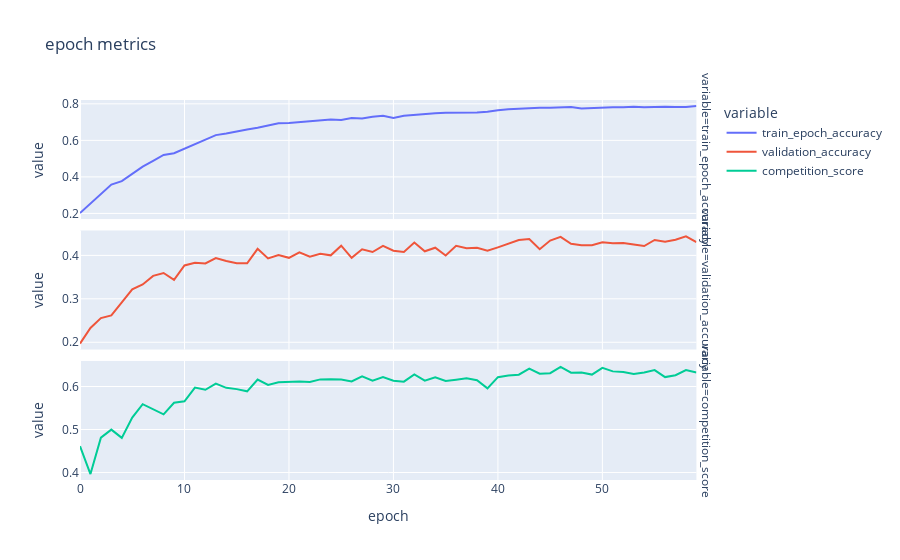
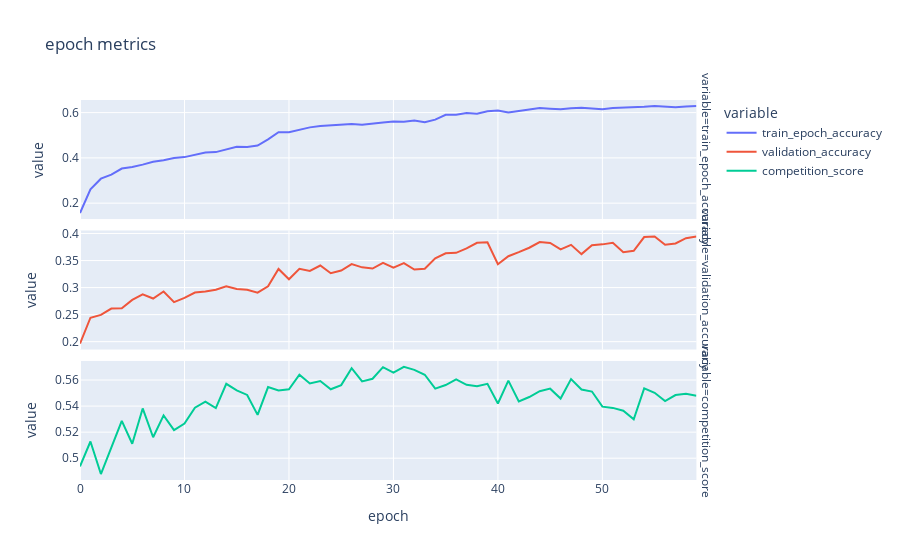
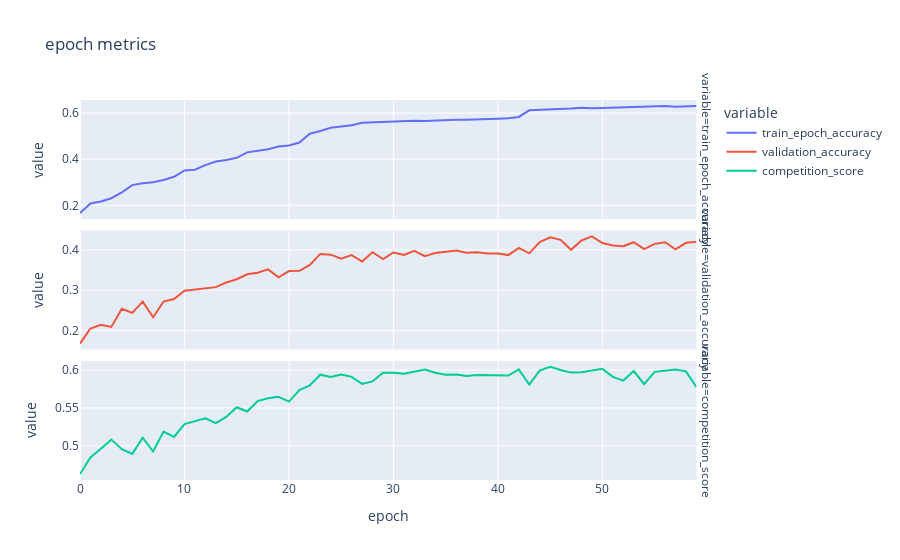
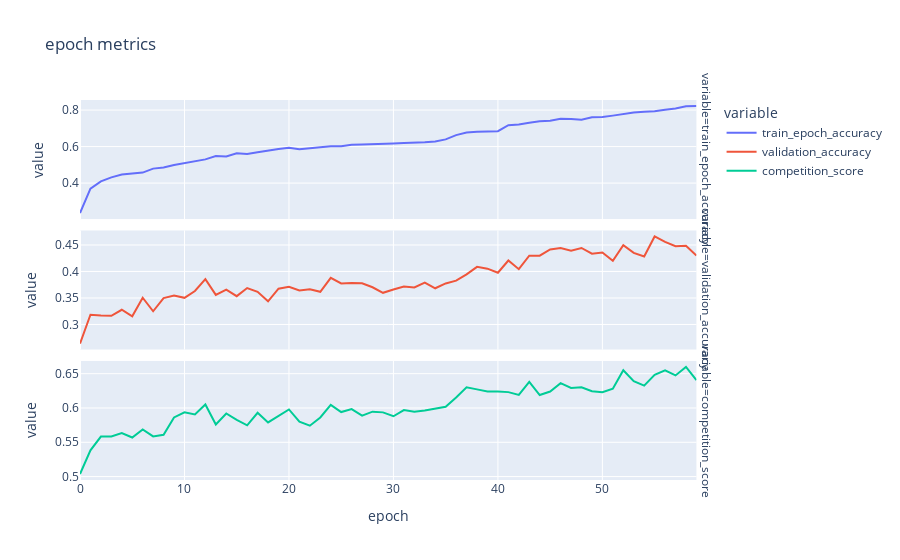

Notebook source saved alongside these figures, in order:
### Markdown cell above
## Cross validation training

### Code cell
fold_patterns = join(dataset_path, "preprocessed_dataset", "fold*")
fold_pths = glob(fold_patterns)[:NB_CROSS_VALIDATIONS]
all_training_metrics = {}

for fold_idx, fold_pth in enumerate(fold_pths):
    print("training:", fold_idx + 1)
    train_dataset = CMIDataset(fold_pth, "train")
    train_data_loader = DL(train_dataset, BATCH_SIZE, shuffle=True)
    validation_dataset = CMIDataset(fold_pth, "validation")
    validation_data_loader = DL(validation_dataset, BATCH_SIZE, shuffle=False)
    _, training_metrics, _ = mk_model_and_fit(train_data_loader, validation_data_loader)
    all_training_metrics["fold_" + str(fold_idx)] = training_metrics
    plt_validation_split_training_metrics(training_metrics)
    print("=========================")

if NB_CROSS_VALIDATIONS:
    all_training_metrics = pd.concat(all_training_metrics)

### Figure 1 — Plotly figure (JSON) as saved in the notebook; plotly's stock layout.template omitted (floating-point values rounded to 4 significant figures)
{"data": [{"hovertemplate": "variable=train_epoch_accuracy<br>epoch=%{x}<br>value=%{y}<extra></extra>", "legendgroup": "train_epoch_accuracy", "line": {"color": "#636efa", "dash": "solid"}, "marker": {"symbol": "circle"}, "mode": "lines", "name": "train_epoch_accuracy", "orientation": "v", "showlegend": true, "type": "scatter", "x": [0, 1, 2, 3, 4, 5, 6, 7, 8, 9, 10, 11, 12, 13, 14, 15, 16, 17, 18, 19, 20, 21, 22, 23, 24, 25, 26, 27, 28, 29, 30, 31, 32, 33, 34, 35, 36, 37, 38, 39, 40, 41, 42, 43, 44, 45, 46, 47, 48, 49, 50, 51, 52, 53, 54, 55, 56, 57, 58, 59], "xaxis": "x3", "y": [0.2016, 0.2524, 0.3058, 0.3578, 0.3765, 0.4151, 0.4565, 0.4882, 0.52, 0.5294, 0.5544, 0.5827, 0.604, 0.6287, 0.6377, 0.6507, 0.6599, 0.6688, 0.6808, 0.6941, 0.6955, 0.7011, 0.7069, 0.7098, 0.7148, 0.7109, 0.7228, 0.7193, 0.7292, 0.7345, 0.722, 0.7349, 0.7404, 0.7456, 0.7487, 0.7514, 0.7509, 0.7517, 0.7524, 0.7563, 0.7654, 0.7705, 0.7739, 0.7781, 0.7779, 0.779, 0.7812, 0.7824, 0.7745, 0.7777, 0.7787, 0.7812, 0.781, 0.7844, 0.7811, 0.7842, 0.7841, 0.7826, 0.783, 0.7884], "yaxis": "y3"}, {"hovertemplate": "variable=validation_accuracy<br>epoch=%{x}<br>value=%{y}<extra></extra>", "legendgroup": "validation_accuracy", "line": {"color": "#EF553B", "dash": "solid"}, "marker": {"symbol": "circle"}, "mode": "lines", "name": "validation_accuracy", "orientation": "v", "showlegend": true, "type": "scatter", "x": [0, 1, 2, 3, 4, 5, 6, 7, 8, 9, 10, 11, 12, 13, 14, 15, 16, 17, 18, 19, 20, 21, 22, 23, 24, 25, 26, 27, 28, 29, 30, 31, 32, 33, 34, 35, 36, 37, 38, 39, 40, 41, 42, 43, 44, 45, 46, 47, 48, 49, 50, 51, 52, 53, 54, 55, 56, 57, 58, 59], "xaxis": "x2", "y": [0.197, 0.2331, 0.2556, 0.2619, 0.2919, 0.322, 0.3331, 0.3529, 0.3594, 0.3438, 0.3769, 0.3828, 0.3815, 0.3936, 0.3871, 0.3821, 0.3819, 0.415, 0.3929, 0.4007, 0.3943, 0.4072, 0.3971, 0.4035, 0.4001, 0.4222, 0.3943, 0.4141, 0.4077, 0.4217, 0.4107, 0.4079, 0.4295, 0.4094, 0.4176, 0.3997, 0.4221, 0.4167, 0.4174, 0.4105, 0.4185, 0.4269, 0.4353, 0.4377, 0.4141, 0.4342, 0.4425, 0.4267, 0.4232, 0.4235, 0.4302, 0.4278, 0.4286, 0.4249, 0.4215, 0.4355, 0.4315, 0.4358, 0.4436, 0.4302], "yaxis": "y2"}, {"hovertemplate": "variable=competition_score<br>epoch=%{x}<br>value=%{y}<extra></extra>", "legendgroup": "competition_score", "line": {"color": "#00cc96", "dash": "solid"}, "marker": {"symbol": "circle"}, "mode": "lines", "name": "competition_score", "orientation": "v", "showlegend": true, "type": "scatter", "x": [0, 1, 2, 3, 4, 5, 6, 7, 8, 9, 10, 11, 12, 13, 14, 15, 16, 17, 18, 19, 20, 21, 22, 23, 24, 25, 26, 27, 28, 29, 30, 31, 32, 33, 34, 35, 36, 37, 38, 39, 40, 41, 42, 43, 44, 45, 46, 47, 48, 49, 50, 51, 52, 53, 54, 55, 56, 57, 58, 59], "xaxis": "x", "y": [0.4612, 0.3965, 0.4812, 0.4997, 0.4805, 0.5279, 0.5588, 0.5468, 0.5352, 0.5621, 0.5657, 0.5974, 0.5924, 0.6066, 0.597, 0.5939, 0.5888, 0.6163, 0.6037, 0.6097, 0.6113, 0.6119, 0.6104, 0.6165, 0.6168, 0.6161, 0.6118, 0.6239, 0.6136, 0.622, 0.6134, 0.6112, 0.628, 0.6135, 0.6216, 0.6128, 0.6158, 0.6192, 0.6146, 0.5957, 0.6218, 0.6256, 0.6275, 0.6418, 0.6297, 0.631, 0.6456, 0.632, 0.6326, 0.6277, 0.6433, 0.6352, 0.6337, 0.6291, 0.6327, 0.6382, 0.6219, 0.6263, 0.6382, 0.6326], "yaxis": "y"}], "layout": {"annotations": [{"font": {}, "showarrow": false, "text": "variable=competition_score", "textangle": 90, "x": 0.98, "xanchor": "left", "xref": "paper", "y": 0.1567, "yanchor": "middle", "yref": "paper"}, {"font": {}, "showarrow": false, "text": "variable=validation_accuracy", "textangle": 90, "x": 0.98, "xanchor": "left", "xref": "paper", "y": 0.5, "yanchor": "middle", "yref": "paper"}, {"font": {}, "showarrow": false, "text": "variable=train_epoch_accuracy", "textangle": 90, "x": 0.98, "xanchor": "left", "xref": "paper", "y": 0.8433, "yanchor": "middle", "yref": "paper"}], "legend": {"title": {"text": "variable"}, "tracegroupgap": 0}, "title": {"text": "epoch metrics"}, "xaxis": {"anchor": "y", "domain": [0, 0.98], "title": {"text": "epoch"}}, "xaxis2": {"anchor": "y2", "domain": [0, 0.98], "matches": "x", "showticklabels": false}, "xaxis3": {"anchor": "y3", "domain": [0, 0.98], "matches": "x", "showticklabels": false}, "yaxis": {"anchor": "x", "domain": [0, 0.3133], "title": {"text": "value"}}, "yaxis2": {"anchor": "x2", "domain": [0.3433, 0.6567], "title": {"text": "value"}}, "yaxis3": {"anchor": "x3", "domain": [0.6867, 1.0], "title": {"text": "value"}}}}

### Figure 2 — Plotly figure (JSON) as saved in the notebook; plotly's stock layout.template omitted (floating-point values rounded to 4 significant figures)
{"data": [{"hovertemplate": "variable=train_epoch_accuracy<br>epoch=%{x}<br>value=%{y}<extra></extra>", "legendgroup": "train_epoch_accuracy", "line": {"color": "#636efa", "dash": "solid"}, "marker": {"symbol": "circle"}, "mode": "lines", "name": "train_epoch_accuracy", "orientation": "v", "showlegend": true, "type": "scatter", "x": [0, 1, 2, 3, 4, 5, 6, 7, 8, 9, 10, 11, 12, 13, 14, 15, 16, 17, 18, 19, 20, 21, 22, 23, 24, 25, 26, 27, 28, 29, 30, 31, 32, 33, 34, 35, 36, 37, 38, 39, 40, 41, 42, 43, 44, 45, 46, 47, 48, 49, 50, 51, 52, 53, 54, 55, 56, 57, 58, 59], "xaxis": "x3", "y": [0.1561, 0.2612, 0.3082, 0.3264, 0.3531, 0.3595, 0.3702, 0.3832, 0.3897, 0.3996, 0.4034, 0.4146, 0.4234, 0.4255, 0.4377, 0.4492, 0.4486, 0.4543, 0.4821, 0.5134, 0.5138, 0.5254, 0.5348, 0.5403, 0.5434, 0.5457, 0.5492, 0.5466, 0.5526, 0.5565, 0.5603, 0.5601, 0.5649, 0.5577, 0.5689, 0.5906, 0.591, 0.598, 0.5951, 0.6059, 0.6097, 0.6003, 0.6068, 0.6124, 0.6199, 0.6173, 0.6147, 0.6191, 0.6215, 0.6184, 0.6154, 0.62, 0.621, 0.6244, 0.6255, 0.6294, 0.6251, 0.6236, 0.6266, 0.6292], "yaxis": "y3"}, {"hovertemplate": "variable=validation_accuracy<br>epoch=%{x}<br>value=%{y}<extra></extra>", "legendgroup": "validation_accuracy", "line": {"color": "#EF553B", "dash": "solid"}, "marker": {"symbol": "circle"}, "mode": "lines", "name": "validation_accuracy", "orientation": "v", "showlegend": true, "type": "scatter", "x": [0, 1, 2, 3, 4, 5, 6, 7, 8, 9, 10, 11, 12, 13, 14, 15, 16, 17, 18, 19, 20, 21, 22, 23, 24, 25, 26, 27, 28, 29, 30, 31, 32, 33, 34, 35, 36, 37, 38, 39, 40, 41, 42, 43, 44, 45, 46, 47, 48, 49, 50, 51, 52, 53, 54, 55, 56, 57, 58, 59], "xaxis": "x2", "y": [0.1965, 0.2443, 0.2495, 0.2613, 0.2619, 0.2773, 0.2874, 0.2798, 0.2928, 0.2732, 0.281, 0.2908, 0.2927, 0.296, 0.3024, 0.2974, 0.296, 0.2906, 0.3024, 0.3344, 0.3153, 0.3347, 0.3307, 0.3408, 0.3265, 0.3315, 0.3435, 0.3374, 0.3352, 0.3458, 0.337, 0.3451, 0.3333, 0.3347, 0.354, 0.3635, 0.3643, 0.3724, 0.3828, 0.3838, 0.3432, 0.358, 0.3656, 0.3737, 0.3842, 0.3824, 0.3705, 0.379, 0.3619, 0.3781, 0.3799, 0.3828, 0.3652, 0.368, 0.3935, 0.3946, 0.3794, 0.3817, 0.3914, 0.3944], "yaxis": "y2"}, {"hovertemplate": "variable=competition_score<br>epoch=%{x}<br>value=%{y}<extra></extra>", "legendgroup": "competition_score", "line": {"color": "#00cc96", "dash": "solid"}, "marker": {"symbol": "circle"}, "mode": "lines", "name": "competition_score", "orientation": "v", "showlegend": true, "type": "scatter", "x": [0, 1, 2, 3, 4, 5, 6, 7, 8, 9, 10, 11, 12, 13, 14, 15, 16, 17, 18, 19, 20, 21, 22, 23, 24, 25, 26, 27, 28, 29, 30, 31, 32, 33, 34, 35, 36, 37, 38, 39, 40, 41, 42, 43, 44, 45, 46, 47, 48, 49, 50, 51, 52, 53, 54, 55, 56, 57, 58, 59], "xaxis": "x", "y": [0.4937, 0.5128, 0.4878, 0.5083, 0.5286, 0.5111, 0.5382, 0.5161, 0.5328, 0.5216, 0.5266, 0.5388, 0.5435, 0.5384, 0.5571, 0.552, 0.5486, 0.5333, 0.5546, 0.552, 0.5529, 0.5641, 0.5573, 0.5592, 0.5529, 0.5561, 0.5691, 0.5589, 0.561, 0.5699, 0.5657, 0.5701, 0.5678, 0.5641, 0.5534, 0.5562, 0.5604, 0.5563, 0.5552, 0.5571, 0.542, 0.5595, 0.5436, 0.547, 0.5514, 0.5534, 0.5458, 0.5607, 0.5527, 0.5512, 0.5396, 0.5386, 0.5365, 0.5299, 0.5536, 0.5502, 0.5438, 0.5485, 0.5494, 0.548], "yaxis": "y"}], "layout": {"annotations": [{"font": {}, "showarrow": false, "text": "variable=competition_score", "textangle": 90, "x": 0.98, "xanchor": "left", "xref": "paper", "y": 0.1567, "yanchor": "middle", "yref": "paper"}, {"font": {}, "showarrow": false, "text": "variable=validation_accuracy", "textangle": 90, "x": 0.98, "xanchor": "left", "xref": "paper", "y": 0.5, "yanchor": "middle", "yref": "paper"}, {"font": {}, "showarrow": false, "text": "variable=train_epoch_accuracy", "textangle": 90, "x": 0.98, "xanchor": "left", "xref": "paper", "y": 0.8433, "yanchor": "middle", "yref": "paper"}], "legend": {"title": {"text": "variable"}, "tracegroupgap": 0}, "title": {"text": "epoch metrics"}, "xaxis": {"anchor": "y", "domain": [0, 0.98], "title": {"text": "epoch"}}, "xaxis2": {"anchor": "y2", "domain": [0, 0.98], "matches": "x", "showticklabels": false}, "xaxis3": {"anchor": "y3", "domain": [0, 0.98], "matches": "x", "showticklabels": false}, "yaxis": {"anchor": "x", "domain": [0, 0.3133], "title": {"text": "value"}}, "yaxis2": {"anchor": "x2", "domain": [0.3433, 0.6567], "title": {"text": "value"}}, "yaxis3": {"anchor": "x3", "domain": [0.6867, 1.0], "title": {"text": "value"}}}}

### Figure 3 — Plotly figure (JSON) as saved in the notebook; plotly's stock layout.template omitted (floating-point values rounded to 4 significant figures)
{"data": [{"hovertemplate": "variable=train_epoch_accuracy<br>epoch=%{x}<br>value=%{y}<extra></extra>", "legendgroup": "train_epoch_accuracy", "line": {"color": "#636efa", "dash": "solid"}, "marker": {"symbol": "circle"}, "mode": "lines", "name": "train_epoch_accuracy", "orientation": "v", "showlegend": true, "type": "scatter", "x": [0, 1, 2, 3, 4, 5, 6, 7, 8, 9, 10, 11, 12, 13, 14, 15, 16, 17, 18, 19, 20, 21, 22, 23, 24, 25, 26, 27, 28, 29, 30, 31, 32, 33, 34, 35, 36, 37, 38, 39, 40, 41, 42, 43, 44, 45, 46, 47, 48, 49, 50, 51, 52, 53, 54, 55, 56, 57, 58, 59], "xaxis": "x3", "y": [0.1662, 0.2078, 0.2169, 0.2307, 0.2562, 0.2877, 0.2957, 0.3004, 0.3097, 0.3236, 0.3512, 0.3546, 0.3742, 0.3898, 0.3967, 0.4059, 0.4297, 0.4372, 0.443, 0.4548, 0.4597, 0.4725, 0.5108, 0.5224, 0.536, 0.5421, 0.5476, 0.5583, 0.5603, 0.5595, 0.561, 0.5654, 0.5667, 0.5655, 0.5685, 0.5705, 0.5715, 0.5707, 0.5734, 0.5741, 0.5756, 0.5775, 0.5834, 0.6121, 0.6139, 0.6159, 0.6159, 0.62, 0.6233, 0.6206, 0.6221, 0.6235, 0.6253, 0.6262, 0.6265, 0.6271, 0.6302, 0.6273, 0.6286, 0.6309], "yaxis": "y3"}, {"hovertemplate": "variable=validation_accuracy<br>epoch=%{x}<br>value=%{y}<extra></extra>", "legendgroup": "validation_accuracy", "line": {"color": "#EF553B", "dash": "solid"}, "marker": {"symbol": "circle"}, "mode": "lines", "name": "validation_accuracy", "orientation": "v", "showlegend": true, "type": "scatter", "x": [0, 1, 2, 3, 4, 5, 6, 7, 8, 9, 10, 11, 12, 13, 14, 15, 16, 17, 18, 19, 20, 21, 22, 23, 24, 25, 26, 27, 28, 29, 30, 31, 32, 33, 34, 35, 36, 37, 38, 39, 40, 41, 42, 43, 44, 45, 46, 47, 48, 49, 50, 51, 52, 53, 54, 55, 56, 57, 58, 59], "xaxis": "x2", "y": [0.1678, 0.2052, 0.2143, 0.2091, 0.2539, 0.2439, 0.2718, 0.2331, 0.2719, 0.2781, 0.2989, 0.3013, 0.3047, 0.3077, 0.3192, 0.3272, 0.3395, 0.3436, 0.3517, 0.3322, 0.3475, 0.348, 0.3629, 0.3901, 0.3882, 0.378, 0.3869, 0.3713, 0.3942, 0.3774, 0.3936, 0.3875, 0.3977, 0.3843, 0.3921, 0.3955, 0.3984, 0.393, 0.3943, 0.3908, 0.391, 0.3871, 0.4049, 0.3916, 0.4195, 0.4314, 0.425, 0.4003, 0.4234, 0.4334, 0.417, 0.4107, 0.409, 0.4191, 0.4022, 0.415, 0.4189, 0.4016, 0.4176, 0.42], "yaxis": "y2"}, {"hovertemplate": "variable=competition_score<br>epoch=%{x}<br>value=%{y}<extra></extra>", "legendgroup": "competition_score", "line": {"color": "#00cc96", "dash": "solid"}, "marker": {"symbol": "circle"}, "mode": "lines", "name": "competition_score", "orientation": "v", "showlegend": true, "type": "scatter", "x": [0, 1, 2, 3, 4, 5, 6, 7, 8, 9, 10, 11, 12, 13, 14, 15, 16, 17, 18, 19, 20, 21, 22, 23, 24, 25, 26, 27, 28, 29, 30, 31, 32, 33, 34, 35, 36, 37, 38, 39, 40, 41, 42, 43, 44, 45, 46, 47, 48, 49, 50, 51, 52, 53, 54, 55, 56, 57, 58, 59], "xaxis": "x", "y": [0.4628, 0.4848, 0.4962, 0.5082, 0.4956, 0.4894, 0.5107, 0.4926, 0.5187, 0.5117, 0.5288, 0.5324, 0.5364, 0.5298, 0.5381, 0.5509, 0.5452, 0.559, 0.5627, 0.5647, 0.5584, 0.5736, 0.5798, 0.5938, 0.5906, 0.5941, 0.591, 0.5817, 0.5849, 0.5962, 0.5964, 0.5949, 0.5982, 0.6007, 0.5964, 0.5937, 0.5941, 0.5921, 0.5935, 0.593, 0.5928, 0.5927, 0.6008, 0.5808, 0.5992, 0.6041, 0.5999, 0.5965, 0.5971, 0.5996, 0.6015, 0.5909, 0.586, 0.5986, 0.5814, 0.5975, 0.5986, 0.6007, 0.5982, 0.5777], "yaxis": "y"}], "layout": {"annotations": [{"font": {}, "showarrow": false, "text": "variable=competition_score", "textangle": 90, "x": 0.98, "xanchor": "left", "xref": "paper", "y": 0.1567, "yanchor": "middle", "yref": "paper"}, {"font": {}, "showarrow": false, "text": "variable=validation_accuracy", "textangle": 90, "x": 0.98, "xanchor": "left", "xref": "paper", "y": 0.5, "yanchor": "middle", "yref": "paper"}, {"font": {}, "showarrow": false, "text": "variable=train_epoch_accuracy", "textangle": 90, "x": 0.98, "xanchor": "left", "xref": "paper", "y": 0.8433, "yanchor": "middle", "yref": "paper"}], "legend": {"title": {"text": "variable"}, "tracegroupgap": 0}, "title": {"text": "epoch metrics"}, "xaxis": {"anchor": "y", "domain": [0, 0.98], "title": {"text": "epoch"}}, "xaxis2": {"anchor": "y2", "domain": [0, 0.98], "matches": "x", "showticklabels": false}, "xaxis3": {"anchor": "y3", "domain": [0, 0.98], "matches": "x", "showticklabels": false}, "yaxis": {"anchor": "x", "domain": [0, 0.3133], "title": {"text": "value"}}, "yaxis2": {"anchor": "x2", "domain": [0.3433, 0.6567], "title": {"text": "value"}}, "yaxis3": {"anchor": "x3", "domain": [0.6867, 1.0], "title": {"text": "value"}}}}

### Figure 4 — Plotly figure (JSON) as saved in the notebook; plotly's stock layout.template omitted (floating-point values rounded to 4 significant figures)
{"data": [{"hovertemplate": "variable=train_epoch_accuracy<br>epoch=%{x}<br>value=%{y}<extra></extra>", "legendgroup": "train_epoch_accuracy", "line": {"color": "#636efa", "dash": "solid"}, "marker": {"symbol": "circle"}, "mode": "lines", "name": "train_epoch_accuracy", "orientation": "v", "showlegend": true, "type": "scatter", "x": [0, 1, 2, 3, 4, 5, 6, 7, 8, 9, 10, 11, 12, 13, 14, 15, 16, 17, 18, 19, 20, 21, 22, 23, 24, 25, 26, 27, 28, 29, 30, 31, 32, 33, 34, 35, 36, 37, 38, 39, 40, 41, 42, 43, 44, 45, 46, 47, 48, 49, 50, 51, 52, 53, 54, 55, 56, 57, 58, 59], "xaxis": "x3", "y": [0.2357, 0.3698, 0.4097, 0.4315, 0.4473, 0.4536, 0.4576, 0.4793, 0.4853, 0.4995, 0.5101, 0.5215, 0.53, 0.548, 0.5462, 0.5634, 0.5596, 0.5689, 0.5787, 0.5864, 0.5932, 0.585, 0.5912, 0.597, 0.602, 0.6012, 0.6097, 0.611, 0.6119, 0.6151, 0.6168, 0.6194, 0.6208, 0.6243, 0.6281, 0.6395, 0.6629, 0.6768, 0.681, 0.6811, 0.6844, 0.7172, 0.7206, 0.7308, 0.7386, 0.7416, 0.752, 0.7509, 0.7465, 0.761, 0.7615, 0.7695, 0.7783, 0.7867, 0.7906, 0.7931, 0.8022, 0.8089, 0.8209, 0.8224], "yaxis": "y3"}, {"hovertemplate": "variable=validation_accuracy<br>epoch=%{x}<br>value=%{y}<extra></extra>", "legendgroup": "validation_accuracy", "line": {"color": "#EF553B", "dash": "solid"}, "marker": {"symbol": "circle"}, "mode": "lines", "name": "validation_accuracy", "orientation": "v", "showlegend": true, "type": "scatter", "x": [0, 1, 2, 3, 4, 5, 6, 7, 8, 9, 10, 11, 12, 13, 14, 15, 16, 17, 18, 19, 20, 21, 22, 23, 24, 25, 26, 27, 28, 29, 30, 31, 32, 33, 34, 35, 36, 37, 38, 39, 40, 41, 42, 43, 44, 45, 46, 47, 48, 49, 50, 51, 52, 53, 54, 55, 56, 57, 58, 59], "xaxis": "x2", "y": [0.264, 0.3185, 0.3168, 0.3164, 0.3278, 0.3155, 0.3504, 0.325, 0.3499, 0.3545, 0.3503, 0.3631, 0.3854, 0.3558, 0.3659, 0.3534, 0.3687, 0.3616, 0.3438, 0.3676, 0.3711, 0.3642, 0.3663, 0.3616, 0.388, 0.3774, 0.3782, 0.3776, 0.3702, 0.3597, 0.3659, 0.3717, 0.37, 0.3791, 0.3683, 0.3774, 0.3826, 0.3945, 0.4087, 0.4053, 0.3977, 0.4208, 0.4044, 0.4299, 0.4299, 0.4416, 0.4442, 0.4392, 0.4444, 0.4336, 0.4358, 0.4202, 0.4498, 0.4351, 0.4282, 0.4661, 0.4557, 0.4477, 0.4487, 0.4301], "yaxis": "y2"}, {"hovertemplate": "variable=competition_score<br>epoch=%{x}<br>value=%{y}<extra></extra>", "legendgroup": "competition_score", "line": {"color": "#00cc96", "dash": "solid"}, "marker": {"symbol": "circle"}, "mode": "lines", "name": "competition_score", "orientation": "v", "showlegend": true, "type": "scatter", "x": [0, 1, 2, 3, 4, 5, 6, 7, 8, 9, 10, 11, 12, 13, 14, 15, 16, 17, 18, 19, 20, 21, 22, 23, 24, 25, 26, 27, 28, 29, 30, 31, 32, 33, 34, 35, 36, 37, 38, 39, 40, 41, 42, 43, 44, 45, 46, 47, 48, 49, 50, 51, 52, 53, 54, 55, 56, 57, 58, 59], "xaxis": "x", "y": [0.5037, 0.5383, 0.5583, 0.5584, 0.5633, 0.557, 0.5688, 0.5586, 0.561, 0.5862, 0.5938, 0.5905, 0.6051, 0.5759, 0.5919, 0.5826, 0.5748, 0.593, 0.579, 0.5887, 0.5979, 0.5801, 0.5742, 0.5862, 0.6045, 0.5941, 0.5983, 0.5889, 0.5946, 0.5936, 0.5879, 0.5969, 0.5946, 0.5965, 0.5988, 0.6017, 0.6152, 0.6301, 0.6271, 0.624, 0.6241, 0.6231, 0.6191, 0.6382, 0.6189, 0.6239, 0.6361, 0.6292, 0.6302, 0.6243, 0.6229, 0.6281, 0.6551, 0.639, 0.6326, 0.6482, 0.6549, 0.6475, 0.6599, 0.6407], "yaxis": "y"}], "layout": {"annotations": [{"font": {}, "showarrow": false, "text": "variable=competition_score", "textangle": 90, "x": 0.98, "xanchor": "left", "xref": "paper", "y": 0.1567, "yanchor": "middle", "yref": "paper"}, {"font": {}, "showarrow": false, "text": "variable=validation_accuracy", "textangle": 90, "x": 0.98, "xanchor": "left", "xref": "paper", "y": 0.5, "yanchor": "middle", "yref": "paper"}, {"font": {}, "showarrow": false, "text": "variable=train_epoch_accuracy", "textangle": 90, "x": 0.98, "xanchor": "left", "xref": "paper", "y": 0.8433, "yanchor": "middle", "yref": "paper"}], "legend": {"title": {"text": "variable"}, "tracegroupgap": 0}, "title": {"text": "epoch metrics"}, "xaxis": {"anchor": "y", "domain": [0, 0.98], "title": {"text": "epoch"}}, "xaxis2": {"anchor": "y2", "domain": [0, 0.98], "matches": "x", "showticklabels": false}, "xaxis3": {"anchor": "y3", "domain": [0, 0.98], "matches": "x", "showticklabels": false}, "yaxis": {"anchor": "x", "domain": [0, 0.3133], "title": {"text": "value"}}, "yaxis2": {"anchor": "x2", "domain": [0.3433, 0.6567], "title": {"text": "value"}}, "yaxis3": {"anchor": "x3", "domain": [0.6867, 1.0], "title": {"text": "value"}}}}
